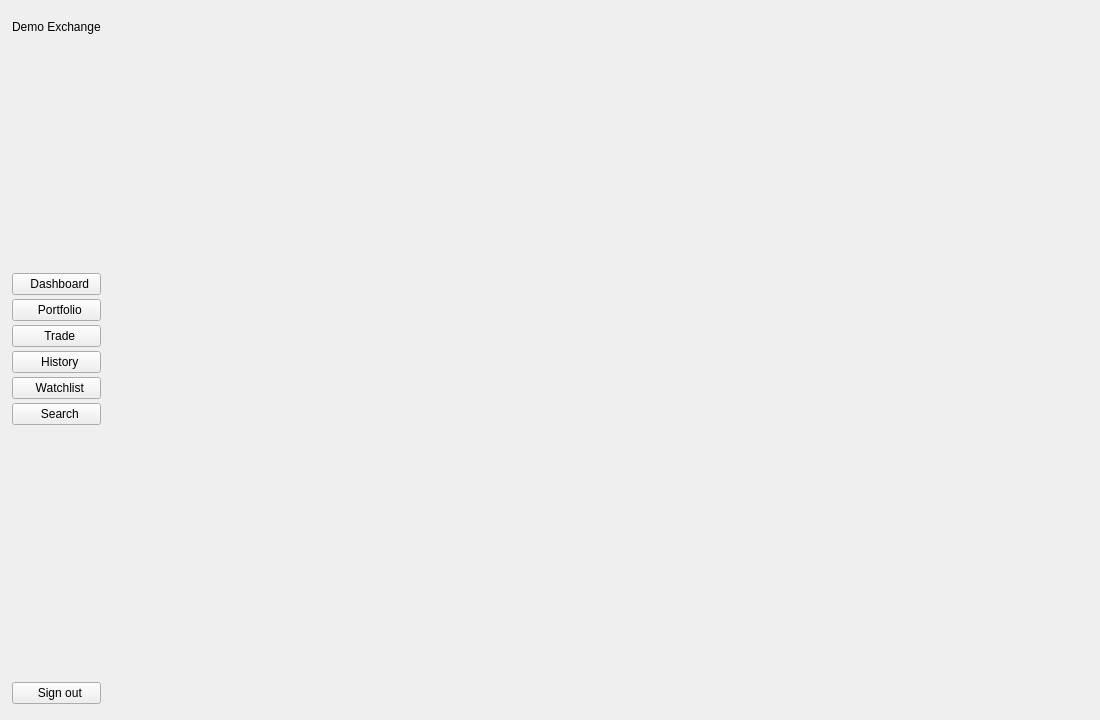
<?xml version="1.0" encoding="UTF-8"?>
<ui version="4.0">
 <class>MainWindow</class>
 <widget class="QMainWindow" name="MainWindow">
  <property name="geometry">
   <rect><x>0</x><y>0</y><width>1100</width><height>720</height></rect>
  </property>
  <property name="minimumSize">
   <size><width>900</width><height>600</height></size>
  </property>
  <property name="windowTitle">
   <string>Demo Exchange</string>
  </property>
  <widget class="QWidget" name="centralwidget">
   <layout class="QHBoxLayout" name="mainLayout">
    <property name="spacing"><number>0</number></property>
    <property name="leftMargin"><number>0</number></property>
    <property name="topMargin"><number>0</number></property>
    <property name="rightMargin"><number>0</number></property>
    <property name="bottomMargin"><number>0</number></property>

    <!-- ── Sidebar ── -->
    <item>
     <widget class="QFrame" name="sidebar">
      <property name="objectName"><string>sidebar</string></property>
      <property name="minimumWidth"><number>200</number></property>
      <property name="maximumWidth"><number>200</number></property>
      <layout class="QVBoxLayout" name="sidebarLayout">
       <property name="spacing"><number>4</number></property>
       <property name="leftMargin"><number>12</number></property>
       <property name="topMargin"><number>20</number></property>
       <property name="rightMargin"><number>12</number></property>
       <property name="bottomMargin"><number>16</number></property>

       <item>
        <widget class="QLabel" name="sidebarLogoLabel">
         <property name="objectName"><string>sidebarLogo</string></property>
         <property name="text"><string>Demo Exchange</string></property>
        </widget>
       </item>
       <item>
        <spacer name="spacerLogoDiv">
         <property name="orientation"><enum>Qt::Vertical</enum></property>
         <property name="sizeHint" stdset="0"><size><width>20</width><height>12</height></size></property>
        </spacer>
       </item>
       <item>
        <widget class="QPushButton" name="navDashboard">
         <property name="objectName"><string>navItemActive</string></property>
         <property name="text"><string>  Dashboard</string></property>
        </widget>
       </item>
       <item>
        <widget class="QPushButton" name="navPortfolio">
         <property name="objectName"><string>navItem</string></property>
         <property name="text"><string>  Portfolio</string></property>
        </widget>
       </item>
       <item>
        <widget class="QPushButton" name="navTrade">
         <property name="objectName"><string>navItem</string></property>
         <property name="text"><string>  Trade</string></property>
        </widget>
       </item>
       <item>
        <widget class="QPushButton" name="navHistory">
         <property name="objectName"><string>navItem</string></property>
         <property name="text"><string>  History</string></property>
        </widget>
       </item>
       <item>
        <widget class="QPushButton" name="navWatchlist">
         <property name="objectName"><string>navItem</string></property>
         <property name="text"><string>  Watchlist</string></property>
        </widget>
       </item>
       <item>
        <widget class="QPushButton" name="navSearch">
         <property name="objectName"><string>navItem</string></property>
         <property name="text"><string>  Search</string></property>
        </widget>
       </item>
       <item>
        <spacer name="spacerNavBottom">
         <property name="orientation"><enum>Qt::Vertical</enum></property>
         <property name="sizeType"><enum>QSizePolicy::Expanding</enum></property>
         <property name="sizeHint" stdset="0"><size><width>20</width><height>40</height></size></property>
        </spacer>
       </item>
       <item>
        <widget class="QLabel" name="sidebarUserLabel">
         <property name="objectName"><string>sidebarUser</string></property>
         <property name="text"><string></string></property>
        </widget>
       </item>
       <item>
        <widget class="QPushButton" name="logoutButton">
         <property name="objectName"><string>navItem</string></property>
         <property name="text"><string>  Sign out</string></property>
        </widget>
       </item>
      </layout>
     </widget>
    </item>

    <!-- ── Page stack (pages added programmatically) ── -->
    <item>
     <widget class="QStackedWidget" name="stackedWidget"/>
    </item>

   </layout>
  </widget>
 </widget>
 <resources/>
 <connections/>
</ui>
